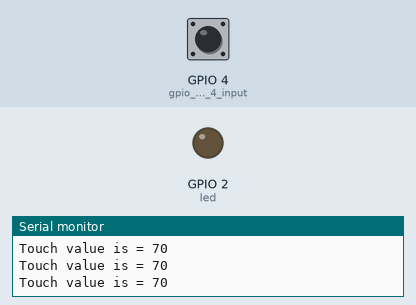
A sketch run on a simulated ESP32. Parts: output pins drawn as LEDs (lit = HIGH), the last lines printed to the serial monitor. The test bench sets the inputs (shaded band); at power-on: GPIO 4 (gpio_pin_4_input) HIGH.

Above: at 2.8 s.
2.9 s: GPIO 4 (gpio_pin_4_input) pulled LOW for 1.2 s
At 4.2 s:
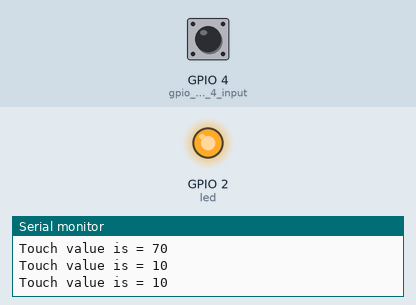
6.5 s: GPIO 4 (gpio_pin_4_input) pulled LOW for 3.2 s
At 10.8 s:
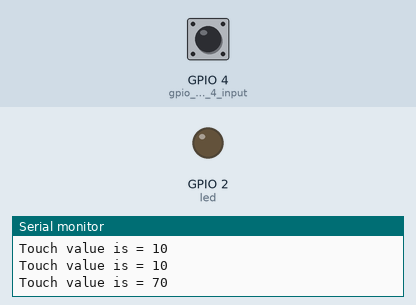
Timing chart, 0 to 12.3 s (numbered marks = the images above; inputs shaded):
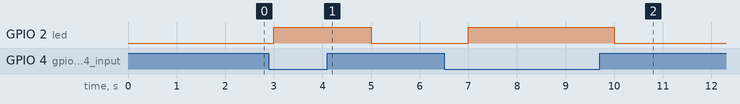

The sketch:

Touch_Test.ino
```cpp
// ESP32 Touch Test
int touch_value = 100;
void setup()
{
Serial.begin(115200);  //begin serial communication with BR 115200
pinMode (4, INPUT);    //gpio pin 4 input
pinMode(2, OUTPUT);   //2 output inbuilt led
digitalWrite (2, LOW);
}

void loop()
{
touch_value = touchRead(4);     //read from values from gpio4
Serial.print("Touch value is = ");
Serial.println( touch_value);   //print touch values

if (touch_value < 50)       //glow LED when touched
{digitalWrite (2, HIGH);}
else
{digitalWrite (2, LOW);}
delay(1000);
}
```

Measured:
- after the input at 2.9 s, GPIO 2 (led): LOW → HIGH after 0.10 s, → LOW 2.0 s later
- after the input at 6.5 s, GPIO 2 (led): LOW → HIGH after 0.50 s, → LOW 3.0 s later
